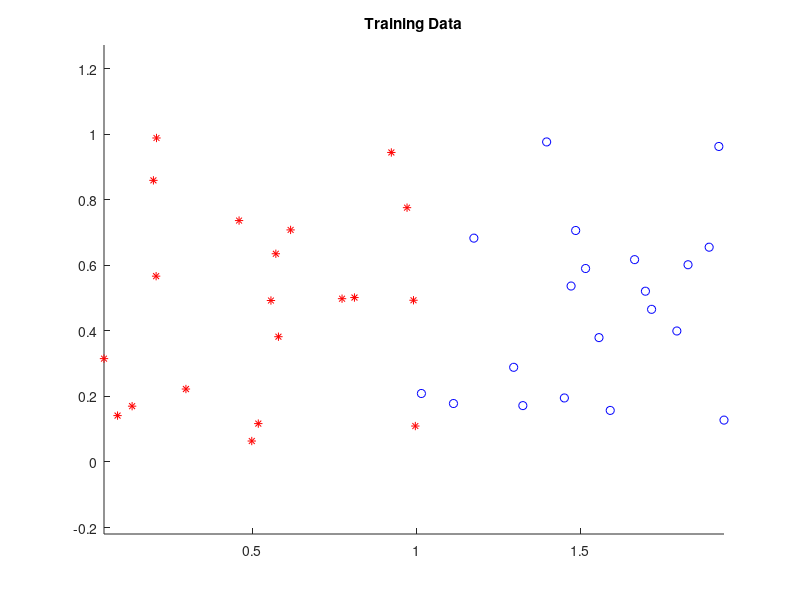

This figure's MATLAB source: (Note: this script raises an error after producing the figure.)
%% Sheet 1, Exercise 2
%
%% Preparation of Training Data with one class of random 2D points in [0,1]x[0,1]
%  and the other class in [1,2]x[0,1]
clear all
n1 = 20; n2 = 20; % Training Data Size 
% 100, 100-> decreased error rates
% 200, 40 -> less training error; higher test error
train_data_class1 = rand(n1,2); 
train_data_class2 = rand(n2,2) + ones(n2,2)*[1 0; 0 0];
train_data = [train_data_class1 ; train_data_class2];
train_label(1:n1) = 1;
train_label(n1+1:n1+n2) = 2;

%% Plot Training Data
figure (1); clf; hold all; axis equal; title('Training Data');
plot(train_data(1:n1,1), train_data(1:n1,2), 'r*');
plot(train_data(n1+1:n1+n2,1), train_data(n1+1:n1+n2,2), 'bo');

%% Preparation of 100 Test Points
n3 = 100; % Number of Test Points
n4 = 100;  
test_data_class1 = rand(n3,2);
test_data_class2 = rand(n4,2) + ones(n4,2)*[1 0; 0 0];
test_data = [test_data_class1 ; test_data_class2];
test_label(1:n3) = 1;
test_label(n3+1:n3+n4) = 2;

%% Classify
k_values=[1, 3, 5, 7, 10, 15, 20];
for i = 1:length(k_values)
predTrain = knnClassify(train_data,train_label,train_data,k_values(i));  
predTest = knnClassify(train_data,train_label,test_data,k_values(i));  

errTrain(i) = sum(loss01(predTrain,train_label))/(n1+n2);
errTest(i) = sum(loss01(predTest,test_label))/(n3+n4);
end

%% Plot Training and Test Errors
figure(2); hold all; title('Training (red) and Test (blue) errors');
plot(k_values,errTrain,'r*:');
plot(k_values,errTest, 'b.-');
% Do results change between different runs? Why?

%% Plot Prediction for best k (smallest test error); which points misclass?
figure(3); clf; hold all; axis equal; 
[~,I] = min(errTest); i=I(1);
predTest = knnClassify(train_data,train_label,test_data,k_values(i));
str=sprintf('Prediction with k=%d', k_values(i)); title(str);
pred_class1 = find(predTest==1);
pred_class2 = find(predTest==2);
plot(test_data(pred_class1,1),test_data(pred_class1,2),'r*');
plot(test_data(pred_class2,1),test_data(pred_class2,2),'bo');
plot([1 1],[0 1],'k'); % k for black line
